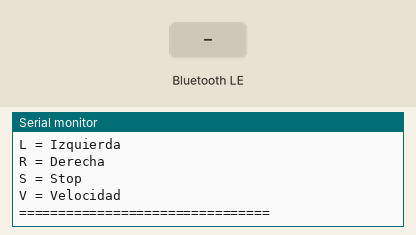
This sketch was run on a simulated ESP32-S3. Parts: the last lines printed to the serial monitor. The inputs (shaded band) are chosen by the test bench. Random numbers use the default seed unless the sketch sets one; nothing arrives over Bluetooth unless stated; a phone connects over Bluetooth LE 3 s after start.

Above: at 2.2 s.
2.3 s: Bluetooth LE write "F" received
At 2.9 s:
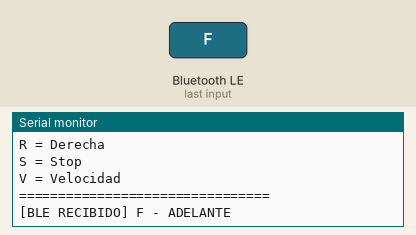
5.3 s: Bluetooth LE write "f" received
At 5.9 s:
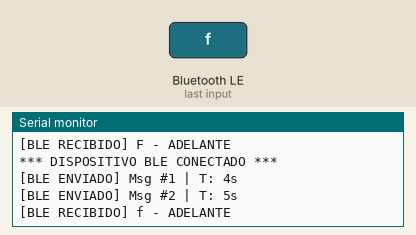
6.8 s: Bluetooth LE write "B" received
At 6.98 s:
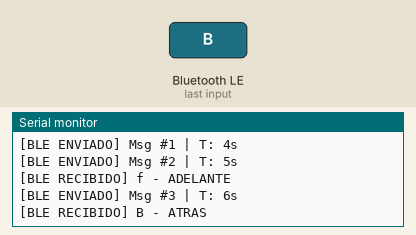
8.3 s: Bluetooth LE write "b" received
At 8.7 s:
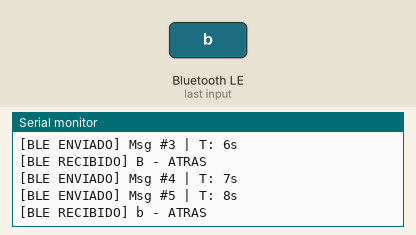
9.8 s: Bluetooth LE write "L" received
At 9.99 s:
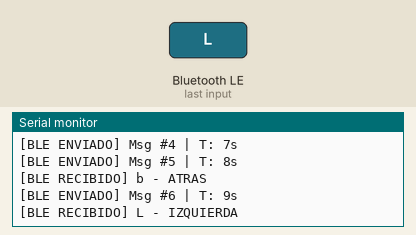
11.3 s: Bluetooth LE write "l" received
At 11.9 s:
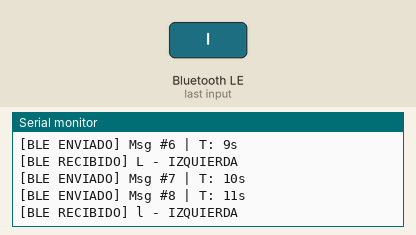

The sketch:

test_bluetooth.ino
```cpp
/*
 * TEST 4: BLUETOOTH BLE (ESP32-S3)
 * =================================
 * Prueba de comunicación Bluetooth del ESP32-S3
 * NOTA: ESP32-S3 usa Bluetooth 5.0 BLE (no Classic)
 *
 * IMPORTANTE - DIFERENCIAS ESP32-S3:
 * - ESP32-S3 solo soporta BLE (Bluetooth Low Energy)
 * - NO soporta Bluetooth Classic
 * - Usar bibliotecas BLE en lugar de BluetoothSerial
 *
 * CARACTERISTICAS:
 * - Bluetooth 5.0 BLE
 * - Nombre del dispositivo: "ESP32_Robot"
 * - Envía datos cada 1 segundo
 * - Recibe comandos desde app móvil
 *
 * CONFIGURACIÓN EN ARDUINO IDE PARA ESP32-S3:
 * 1. Board: "ESP32S3 Dev Module"
 * 2. USB CDC On Boot: "Enabled" (para Serial Monitor)
 * 3. USB DFU On Boot: "Disabled"
 * 4. Flash Size: "8MB" o "4MB"
 * 5. Partition Scheme: "Default 4MB with spiffs" o "8MB with spiffs"
 * 6. PSRAM: "Enabled" (si tu placa tiene PSRAM)
 *
 * INSTRUCCIONES:
 * 1. Configurar Arduino IDE como arriba
 * 2. Subir código al ESP32-S3
 * 3. Abrir Serial Monitor a 115200 baud
 * 4. Usar app BLE (NO Bluetooth Classic):
 *    - Android: "nRF Connect" o "Serial Bluetooth Terminal" (modo BLE)
 *    - iOS: "nRF Connect" o "LightBlue"
 * 5. Buscar "ESP32_Robot" en dispositivos BLE
 * 6. Conectar y enviar comandos
 *
 * APPS RECOMENDADAS PARA BLE:
 * - Android/iOS: nRF Connect (Nordic Semiconductor)
 * - Android: Serial Bluetooth Terminal (activar modo BLE)
 * - iOS: LightBlue Explorer
 */

#include <BLEDevice.h>
#include <BLEServer.h>
#include <BLEUtils.h>
#include <BLE2902.h>

// UUIDs para el servicio BLE (estándar UART)
#define SERVICE_UUID           "6E400001-B5A3-F393-E0A9-E50E24DCCA9E"
#define CHARACTERISTIC_UUID_RX "6E400002-B5A3-F393-E0A9-E50E24DCCA9E"
#define CHARACTERISTIC_UUID_TX "6E400003-B5A3-F393-E0A9-E50E24DCCA9E"

BLEServer *pServer = NULL;
BLECharacteristic *pTxCharacteristic;
bool deviceConnected = false;
bool oldDeviceConnected = false;

// Variables de control
int contadorMensajes = 0;
unsigned long tiempoAnterior = 0;
String mensajeRecibido = "";

// Callback para eventos de conexión
class MyServerCallbacks: public BLEServerCallbacks {
  void onConnect(BLEServer* pServer) {
    deviceConnected = true;
    Serial.println("\n*** DISPOSITIVO BLE CONECTADO ***\n");
  };

  void onDisconnect(BLEServer* pServer) {
    deviceConnected = false;
    Serial.println("\n*** DISPOSITIVO BLE DESCONECTADO ***\n");
  }
};

// Callback para recibir datos
class MyCallbacks: public BLECharacteristicCallbacks {
  void onWrite(BLECharacteristic *pCharacteristic) {
    std::string rxValue = pCharacteristic->getValue();

    if (rxValue.length() > 0) {
      Serial.print("\n[BLE RECIBIDO] ");

      for (int i = 0; i < rxValue.length(); i++) {
        char comando = rxValue[i];
        Serial.print(comando);

        // Procesar comando
        procesarComando(comando);
      }
      Serial.println();
    }
  }
};

void setup() {
  Serial.begin(115200);
  delay(1000);

  Serial.println("================================");
  Serial.println("TEST BLUETOOTH BLE ESP32-S3");
  Serial.println("================================");
  Serial.println("Placa: ESP32-S3 DevKit");
  Serial.println("Bluetooth: 5.0 BLE (Low Energy)");
  Serial.println();

  // Crear dispositivo BLE
  BLEDevice::init("ESP32_Robot");

  // Crear servidor BLE
  pServer = BLEDevice::createServer();
  pServer->setCallbacks(new MyServerCallbacks());

  // Crear servicio BLE
  BLEService *pService = pServer->createService(SERVICE_UUID);

  // Crear característica TX (transmitir a app)
  pTxCharacteristic = pService->createCharacteristic(
    CHARACTERISTIC_UUID_TX,
    BLECharacteristic::PROPERTY_NOTIFY
  );
  pTxCharacteristic->addDescriptor(new BLE2902());

  // Crear característica RX (recibir de app)
  BLECharacteristic *pRxCharacteristic = pService->createCharacteristic(
    CHARACTERISTIC_UUID_RX,
    BLECharacteristic::PROPERTY_WRITE
  );
  pRxCharacteristic->setCallbacks(new MyCallbacks());

  // Iniciar servicio
  pService->start();

  // Iniciar advertising
  BLEAdvertising *pAdvertising = BLEDevice::getAdvertising();
  pAdvertising->addServiceUUID(SERVICE_UUID);
  pAdvertising->setScanResponse(true);
  pAdvertising->setMinPreferred(0x06);
  pAdvertising->setMinPreferred(0x12);
  BLEDevice::startAdvertising();

  Serial.println("BLE INICIADO");
  Serial.println("Nombre: ESP32_Robot");
  Serial.println("\nEsperando conexión BLE...");
  Serial.println("Pasos:");
  Serial.println("1. Abrir app BLE en tu dispositivo");
  Serial.println("2. Escanear dispositivos BLE");
  Serial.println("3. Conectar a 'ESP32_Robot'");
  Serial.println("4. Buscar servicio UART");
  Serial.println("5. Enviar comandos");
  Serial.println("\nComandos disponibles:");
  Serial.println("F = Adelante");
  Serial.println("B = Atrás");
  Serial.println("L = Izquierda");
  Serial.println("R = Derecha");
  Serial.println("S = Stop");
  Serial.println("V = Velocidad");
  Serial.println("================================\n");
}

void loop() {
  // Enviar datos cada 1 segundo si hay conexión
  if (deviceConnected && (millis() - tiempoAnterior >= 1000)) {
    tiempoAnterior = millis();
    contadorMensajes++;

    // Crear mensaje
    String mensaje = "Msg #" + String(contadorMensajes) +
                    " | T: " + String(millis() / 1000) + "s\n";

    // Enviar por BLE
    pTxCharacteristic->setValue(mensaje.c_str());
    pTxCharacteristic->notify();

    // Mostrar en Serial Monitor
    Serial.print("[BLE ENVIADO] ");
    Serial.print(mensaje);

    // Enviar datos simulados de sensores
    String datos = "Dist: " + String(random(10, 100)) +
                  "cm | Bat: " + String(random(70, 100)) + "%\n";
    pTxCharacteristic->setValue(datos.c_str());
    pTxCharacteristic->notify();
  }

  // Gestionar desconexión
  if (!deviceConnected && oldDeviceConnected) {
    delay(500);
    pServer->startAdvertising();
    Serial.println("Reiniciando advertising BLE...");
    oldDeviceConnected = deviceConnected;
  }

  // Gestionar nueva conexión
  if (deviceConnected && !oldDeviceConnected) {
    oldDeviceConnected = deviceConnected;
  }

  delay(10);
}

void procesarComando(char comando) {
  Serial.print(" - ");

  switch (comando) {
    case 'F':
    case 'f':
      Serial.println("ADELANTE");
      enviarRespuesta("OK: Adelante\n");
      break;

    case 'B':
    case 'b':
      Serial.println("ATRAS");
      enviarRespuesta("OK: Atrás\n");
      break;

    case 'L':
    case 'l':
      Serial.println("IZQUIERDA");
      enviarRespuesta("OK: Izquierda\n");
      break;

    case 'R':
    case 'r':
      Serial.println("DERECHA");
      enviarRespuesta("OK: Derecha\n");
      break;

    case 'S':
    case 's':
      Serial.println("STOP");
      enviarRespuesta("OK: Detenido\n");
      break;

    case 'V':
    case 'v':
      Serial.println("SOLICITUD DE VELOCIDAD");
      enviarRespuesta("Velocidad: 180/255\n");
      break;

    default:
      Serial.print("DESCONOCIDO (");
      Serial.print(comando);
      Serial.println(")");
      enviarRespuesta("ERROR: Comando no reconocido\nUsa: F B L R S V\n");
      break;
  }
}

void enviarRespuesta(String mensaje) {
  if (deviceConnected) {
    pTxCharacteristic->setValue(mensaje.c_str());
    pTxCharacteristic->notify();
  }
}
```

Measured:
- after the input at 2.3 s, the serial monitor: prints a new line at once (image 1)
- after the input at 5.3 s, the serial monitor: prints a new line at once (image 2)
- after the input at 6.8 s, the serial monitor: prints a new line at once (image 3)
- after the input at 8.3 s, the serial monitor: prints a new line at once (image 4)
- after the input at 9.8 s, the serial monitor: prints a new line at once (image 5)
- after the input at 11.3 s, the serial monitor: prints a new line at once (image 6)
